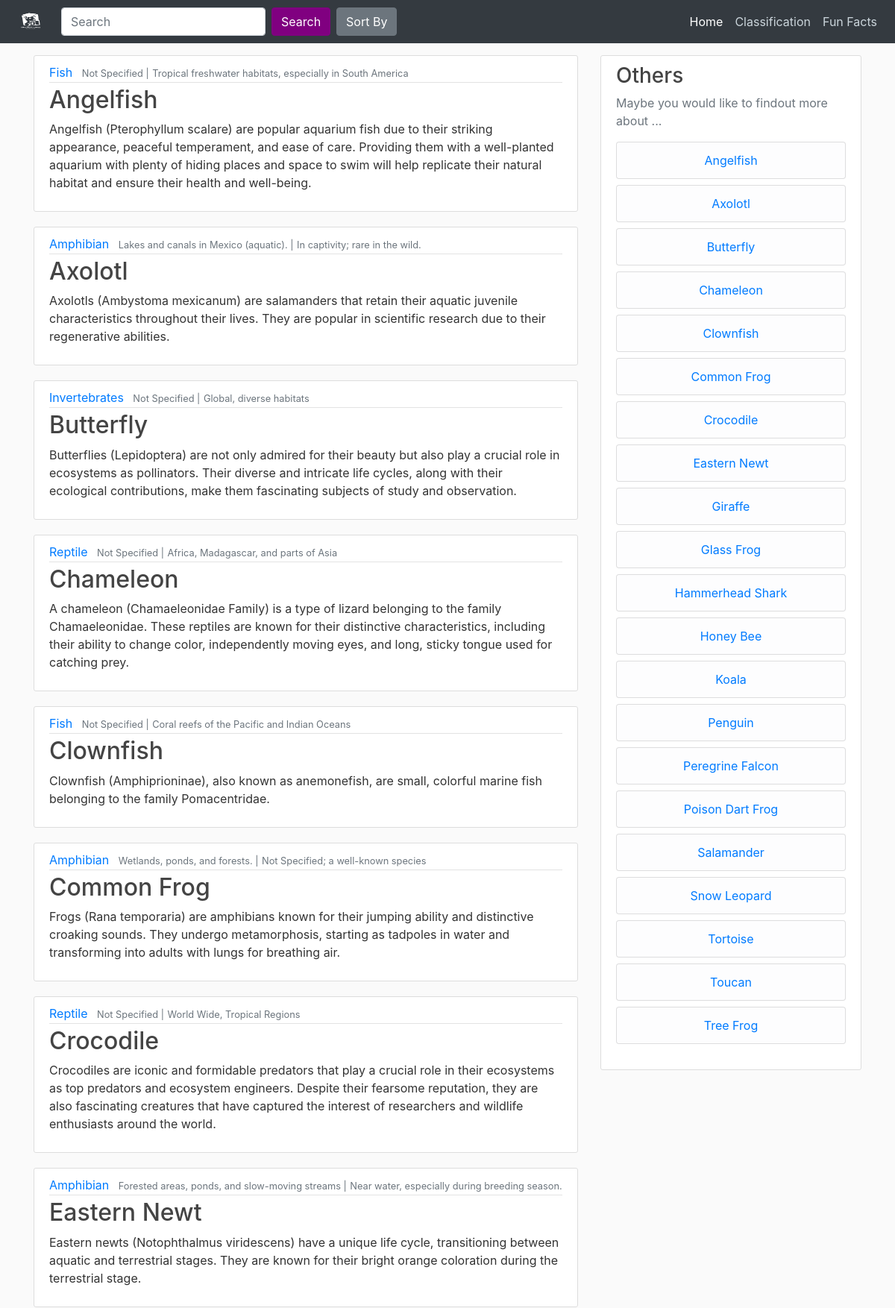
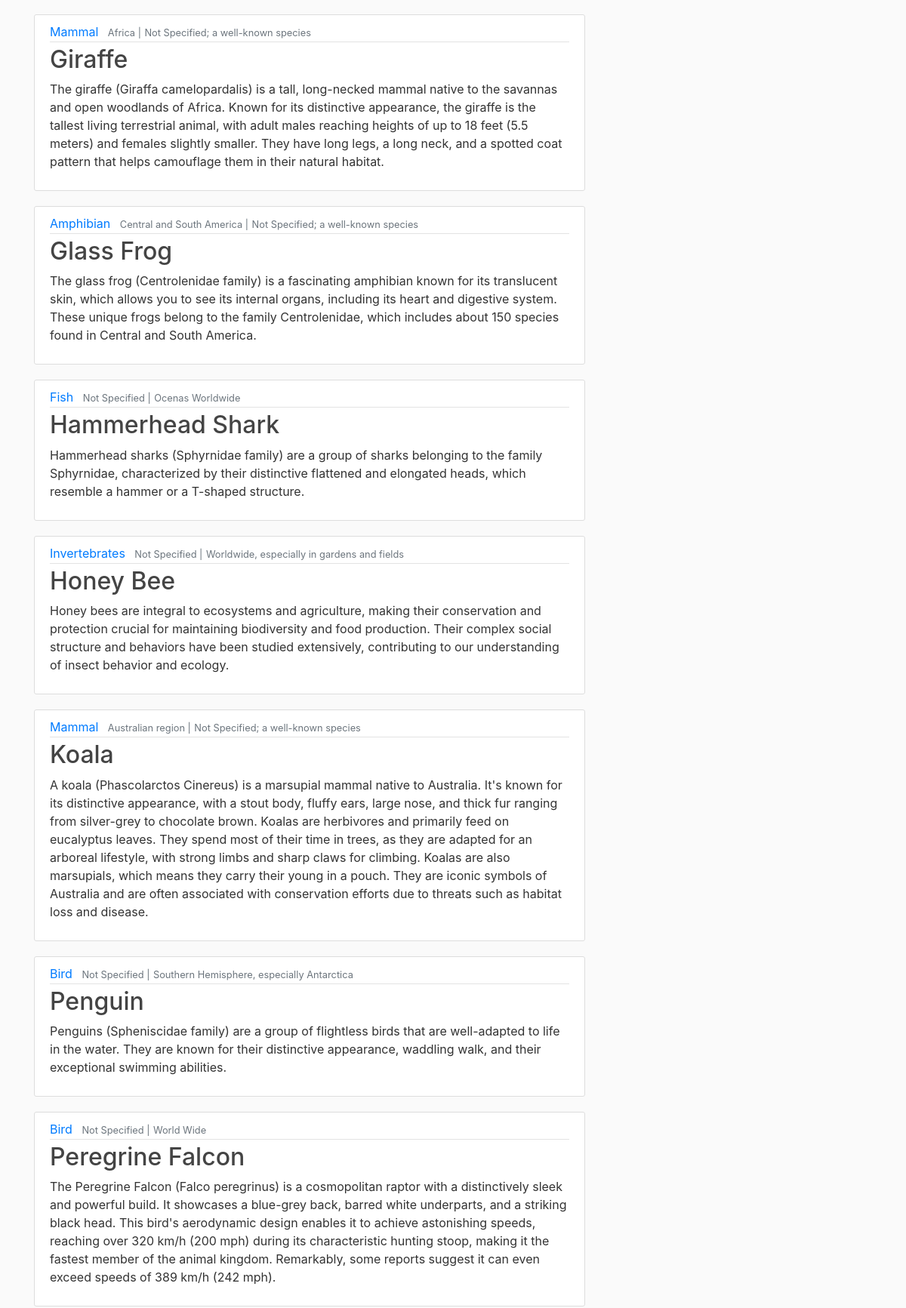
/home/ (upper part), run on the app's committed database (2 pictures, top to bottom).
### blog/models.py (models this page shows, shortened)
class Post(models.Model):
	an_type = models.CharField(max_length=100)
	animal_cat = models.CharField(max_length=50)
	animal = models.CharField(max_length=100)
	definition = models.TextField()
	location_discovered = models.CharField(max_length=100)
	location = models.CharField(max_length=100)
	more_info = models.TextField(null=True, blank=True)
	image_name = models.CharField(max_length=50)
	image = models.ImageField(upload_to="img/%y", height_field=None, width_field=None, max_length=None)
	sci_name = models.CharField(max_length=255)
	fav_food = models.CharField(max_length=255)

### blog/views.py (the view)
# urls.py: path('home/', views.home, name = 'blog-home'),
def home(request):
    template_name = 'blog/home.html'
    include_other = True
    context = {
        'template_name' : template_name,
        'posts' : Post.objects.all().order_by('animal'),
        'include_other' : include_other
    }
    return render(request, template_name, context)

### blog/templates/blog/home.html (shortened to what this page needs)
{% extends 'blog/base.html' %}
{% block content %}
<div>
  {% for post in posts %}
    <article class="media content-section mt-2">
          <div class="media-body">
            <div class="article-metadata">
              <a class="mr-2" href="{% url 'blog:blog-animals2' post.an_type %}">{{ post.an_type }}</a>
              <small class="text-muted">{{ post.location_discovered }} |</small>
              <small class="text-muted">{{ post.location }}</small>
            </div>
            <h2><a class="article-title" href="{% url 'blog:blog-info' post.animal%}">{{ post.animal }}</a></h2>
            <p class="article-content">{{ post.definition }}</p>
          </div>
        </article>
  {% endfor %}
</div>
{% endblock %}

### blog/templates/blog/other.html
{% load static %}
<div class="col-md-4 mt-2">
          <div class="content-section">
            <h3>Others {{ selected_animal_type }}</h3>
            <p class='text-muted'>Maybe you would like to findout more about ... {{ selected_animal_type }}
                {% for post in posts %}
                  <ul class="list-group pb-2 text-center ">
                    <li class="list-group-item list-group-item-light list-group-item-action text-decoration-none text-reset">
                      <a class="" href="{% url 'blog:blog-info' post.animal %}">{{ post.animal }}</a>
                    </li>
                  </ul>
                {% endfor %}
            </p>
          </div>
        </div>

### blog/static/blog/style.css (style rules this page uses)
body { background: #fafafa; color: #333333; margin-top: 0; }
h1, h2, h3, h4, h5, h6 { color: #444444; }
ul { margin: 0; }
.content-section { background: #ffffff; padding: 10px 20px; border: 1px solid #dddddd; border-radius: 3px; margin-bottom: 20px; }
.article-title { color: #444444; }
.article-content { white-space: pre-line; }
.article-metadata { padding-bottom: 1px; margin-bottom: 4px; border-bottom: 1px solid #e3e3e3 }

### data on the page
Post: an_type "Fish", location_discovered "Not Specified", location "Tropical freshwater habitats, especially in South America", animal "Angelfish", definition "Angelfish (Pterophyllum scalare) are popular aquarium fish due to their striking appearance, peaceful temperament, and ease of care. Providing them with a well-planted aquarium with plenty of hiding places and space to swim will help replicate their natural habitat and ensure their health and well-being."
Post: an_type "Amphibian", location_discovered "Lakes and canals in Mexico (aquatic).", location "In captivity; rare in the wild.", animal "Axolotl", definition "Axolotls (Ambystoma mexicanum) are salamanders that retain their aquatic juvenile characteristics throughout their lives. They are popular in scientific research due to their regenerative abilities."
Post: an_type "Invertebrates", location_discovered "Not Specified", location "Global, diverse habitats", animal "Butterfly", definition "Butterflies (Lepidoptera) are not only admired for their beauty but also play a crucial role in ecosystems as pollinators. Their diverse and intricate life cycles, along with their ecological contributions, make them fascinating subjects of study and observation."
Post: an_type "Reptile", location_discovered "Not Specified", location "Africa, Madagascar, and parts of Asia", animal "Chameleon", definition "A chameleon (Chamaeleonidae Family) is a type of lizard belonging to the family Chamaeleonidae. These reptiles are known for their distinctive characteristics, including their ability to change color, independently moving eyes, and long, sticky tongue used for catching prey."
Post: an_type "Fish", location_discovered "Not Specified", location "Coral reefs of the Pacific and Indian Oceans", animal "Clownfish", definition "Clownfish (Amphiprioninae), also known as anemonefish, are small, colorful marine fish belonging to the family Pomacentridae."
Post: an_type "Amphibian", location_discovered "Wetlands, ponds, and forests.", location "Not Specified; a well-known species", animal "Common Frog", definition "Frogs (Rana temporaria) are amphibians known for their jumping ability and distinctive croaking sounds. They undergo metamorphosis, starting as tadpoles in water and transforming into adults with lungs for breathing air."
Post: an_type "Reptile", location_discovered "Not Specified", location "World Wide, Tropical Regions", animal "Crocodile", definition "Crocodiles are iconic and formidable predators that play a crucial role in their ecosystems as top predators and ecosystem engineers. Despite their fearsome reputation, they are also fascinating creatures that have captured the interest of researchers and wildlife enthusiasts around the world."
Post: an_type "Amphibian", location_discovered "Forested areas, ponds, and slow-moving streams", location "Near water, especially during breeding season.", animal "Eastern Newt", definition "Eastern newts (Notophthalmus viridescens) have a unique life cycle, transitioning between aquatic and terrestrial stages. They are known for their bright orange coloration during the terrestrial stage."
Post: an_type "Mammal", location_discovered "Africa", location "Not Specified; a well-known species", animal "Giraffe", definition "The giraffe (Giraffa camelopardalis) is a tall, long-necked mammal native to the savannas and open woodlands of Africa. Known for its distinctive appearance, the giraffe is the tallest living terrestrial animal, with adult males reaching heights of up to 18 feet (5.5 meters) and females slightly smaller. They have long legs, a long neck, and a spotted coat pattern that helps camouflage them in their natural habitat."
Post: an_type "Amphibian", location_discovered "Central and South America", location "Not Specified; a well-known species", animal "Glass Frog", definition "The glass frog (Centrolenidae family) is a fascinating amphibian known for its translucent skin, which allows you to see its internal organs, including its heart and digestive system. These unique frogs belong to the family Centrolenidae, which includes about 150 species found in Central and South America."
Post: an_type "Fish", location_discovered "Not Specified", location "Ocenas Worldwide", animal "Hammerhead Shark", definition "Hammerhead sharks (Sphyrnidae family) are a group of sharks belonging to the family Sphyrnidae, characterized by their distinctive flattened and elongated heads, which resemble a hammer or a T-shaped structure."
Post: an_type "Invertebrates", location_discovered "Not Specified", location "Worldwide, especially in gardens and fields", animal "Honey Bee", definition "Honey bees are integral to ecosystems and agriculture, making their conservation and protection crucial for maintaining biodiversity and food production. Their complex social structure and behaviors have been studied extensively, contributing to our understanding of insect behavior and ecology."
Post: an_type "Mammal", location_discovered "Australian region", location "Not Specified; a well-known species", animal "Koala", definition "A koala (Phascolarctos Cinereus) is a marsupial mammal native to Australia. It's known for its distinctive appearance, with a stout body, fluffy ears, large nose, and thick fur ranging from silver-grey to chocolate brown. Koalas are herbivores and primarily feed on eucalyptus leaves. They spend most of their time in trees, as they are adapted for an arboreal lifestyle, with strong limbs and sharp claws for climbing. Koalas are also marsupials, which means they carry their young in a pouch. They are iconic symbols of Australia and are often associated with conservation efforts due to threats such as habitat loss and disease."
Post: an_type "Bird", location_discovered "Not Specified", location "Southern Hemisphere, especially Antarctica", animal "Penguin", definition "Penguins (Spheniscidae family) are a group of flightless birds that are well-adapted to life in the water. They are known for their distinctive appearance, waddling walk, and their exceptional swimming abilities."
Post: an_type "Bird", location_discovered "Not Specified", location "World Wide", animal "Peregrine Falcon", definition "The Peregrine Falcon (Falco peregrinus) is a cosmopolitan raptor with a distinctively sleek and powerful build. It showcases a blue-grey back, barred white underparts, and a striking black head. This bird's aerodynamic design enables it to achieve astonishing speeds, reaching over 320 km/h (200 mph) during its characteristic hunting stoop, making it the fastest member of the animal kingdom. Remarkably, some reports suggest it can even exceed speeds of 389 km/h (242 mph)."
Post: animal "Poison Dart Frog"
Post: animal "Salamander"
Post: animal "Snow Leopard"
Post: animal "Tortoise"
Post: animal "Toucan"
Post: animal "Tree Frog"
